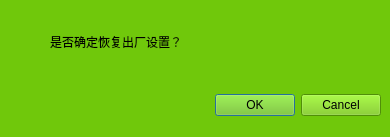
<ui version="4.0" >
 <class>Dialog</class>
 <widget class="QDialog" name="Dialog" >
  <property name="windowModality" >
   <enum>Qt::WindowModal</enum>
  </property>
  <property name="geometry" >
   <rect>
    <x>0</x>
    <y>0</y>
    <width>390</width>
    <height>137</height>
   </rect>
  </property>
  <property name="windowTitle" >
   <string>恢复出厂设置</string>
  </property>
  <property name="styleSheet" >
   <string notr="true" >font: 12pt "WenQuanYi Zen Hei";
background-color: rgb(112, 200, 11);</string>
  </property>
  <property name="modal" >
   <bool>true</bool>
  </property>
  <widget class="QDialogButtonBox" name="buttonBox" >
   <property name="geometry" >
    <rect>
     <x>40</x>
     <y>80</y>
     <width>341</width>
     <height>51</height>
    </rect>
   </property>
   <property name="orientation" >
    <enum>Qt::Horizontal</enum>
   </property>
   <property name="standardButtons" >
    <set>QDialogButtonBox::Cancel|QDialogButtonBox::Ok</set>
   </property>
  </widget>
  <widget class="QLabel" name="lb1_info" >
   <property name="geometry" >
    <rect>
     <x>50</x>
     <y>30</y>
     <width>281</width>
     <height>24</height>
    </rect>
   </property>
   <property name="text" >
    <string>是否确定恢复出厂设置？</string>
   </property>
  </widget>
 </widget>
 <resources/>
 <connections>
  <connection>
   <sender>buttonBox</sender>
   <signal>accepted()</signal>
   <receiver>Dialog</receiver>
   <slot>accept()</slot>
   <hints>
    <hint type="sourcelabel" >
     <x>248</x>
     <y>254</y>
    </hint>
    <hint type="destinationlabel" >
     <x>157</x>
     <y>274</y>
    </hint>
   </hints>
  </connection>
  <connection>
   <sender>buttonBox</sender>
   <signal>rejected()</signal>
   <receiver>Dialog</receiver>
   <slot>reject()</slot>
   <hints>
    <hint type="sourcelabel" >
     <x>316</x>
     <y>260</y>
    </hint>
    <hint type="destinationlabel" >
     <x>286</x>
     <y>274</y>
    </hint>
   </hints>
  </connection>
 </connections>
</ui>
